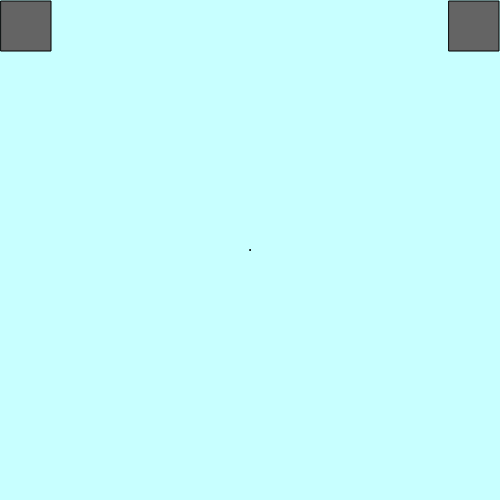
Frame 1 (no input)
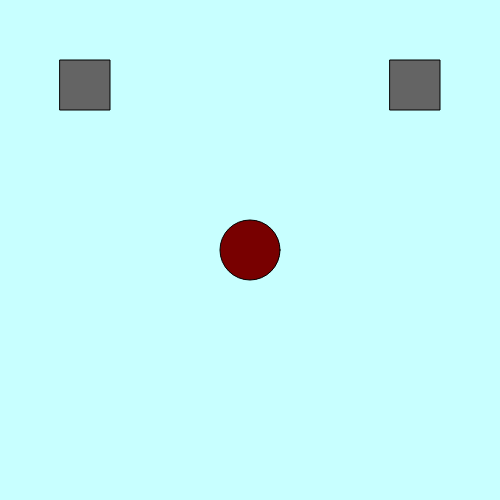
Frame 60 (no input)
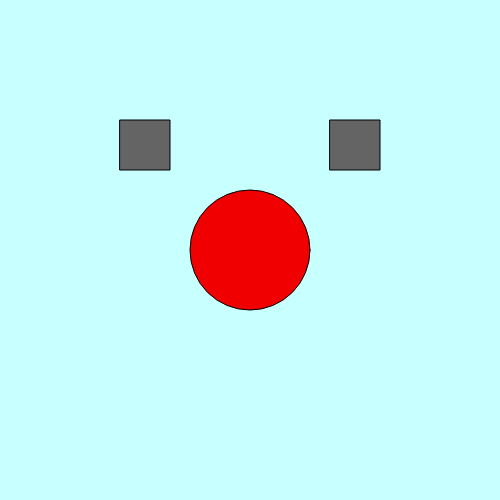
Frame 120 (the mouse pressed at the canvas centre since frame 60)

The p5.js sketch that drew these frames (run headless with seeded random() and noise() and a simulated clock; from frame 60 on, the mouse is pressed at the canvas centre):

// p5.js sketch
// ── sketch.js
//Chad Cooper - PE Variables

//Global Rectangle Variables 
var rectX1 = 0
var rectY1 = 0
var rectX2 = 450
var rectY2 = 0

//Global Canvas 
var canvasSize=(500);

//Global Fill Variable 
var fillChange = 0

function setup() {
  createCanvas(canvasSize, canvasSize);
}


function draw() {
  background(200,255,255);
  
  //Circle frame by frame increments
  var center = canvasSize/2;
  var size = canvasSize * .1;
  
  //Rectangle frame by frame increments
  rectX1 = rectX1+1
  rectY1 = rectY1+1
 	rectX2 = rectX2-1
	rectY2 = rectY2+1
  
  //Fill frame by frame increments
  fillChange = fillChange + 1

	//Animate Circle Scale and Fill Change  
  fill(fillChange*2,0,0);  
	ellipse(center,center,frameCount);
  
	//Animate Rectangles Positions  
  fill(100,100,100)
  rect(rectX1,rectY1,size,size);
  rect(rectX2,rectY2,size,size);
}
